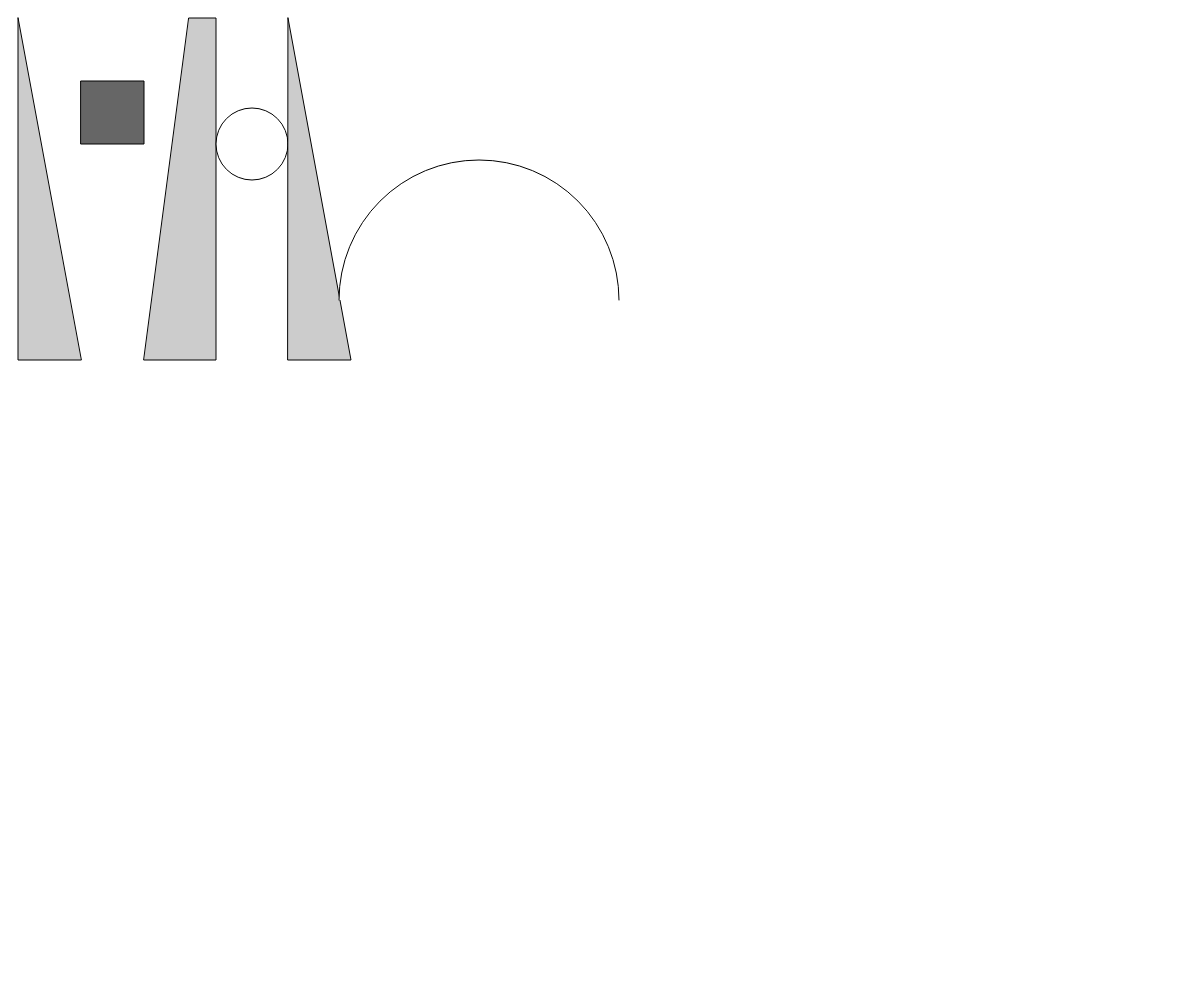
Frame 1 (no input)
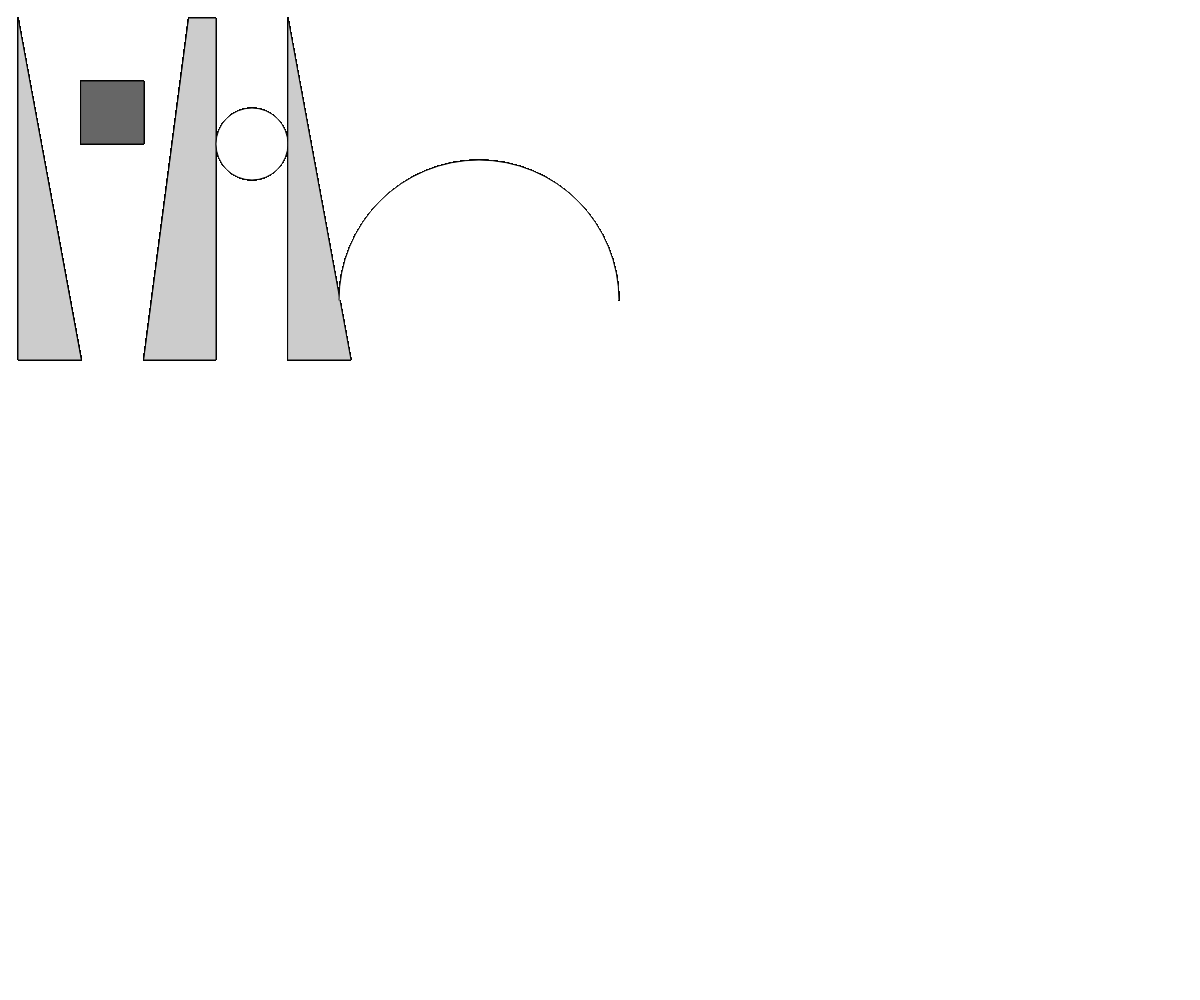
Frame 60 (no input)
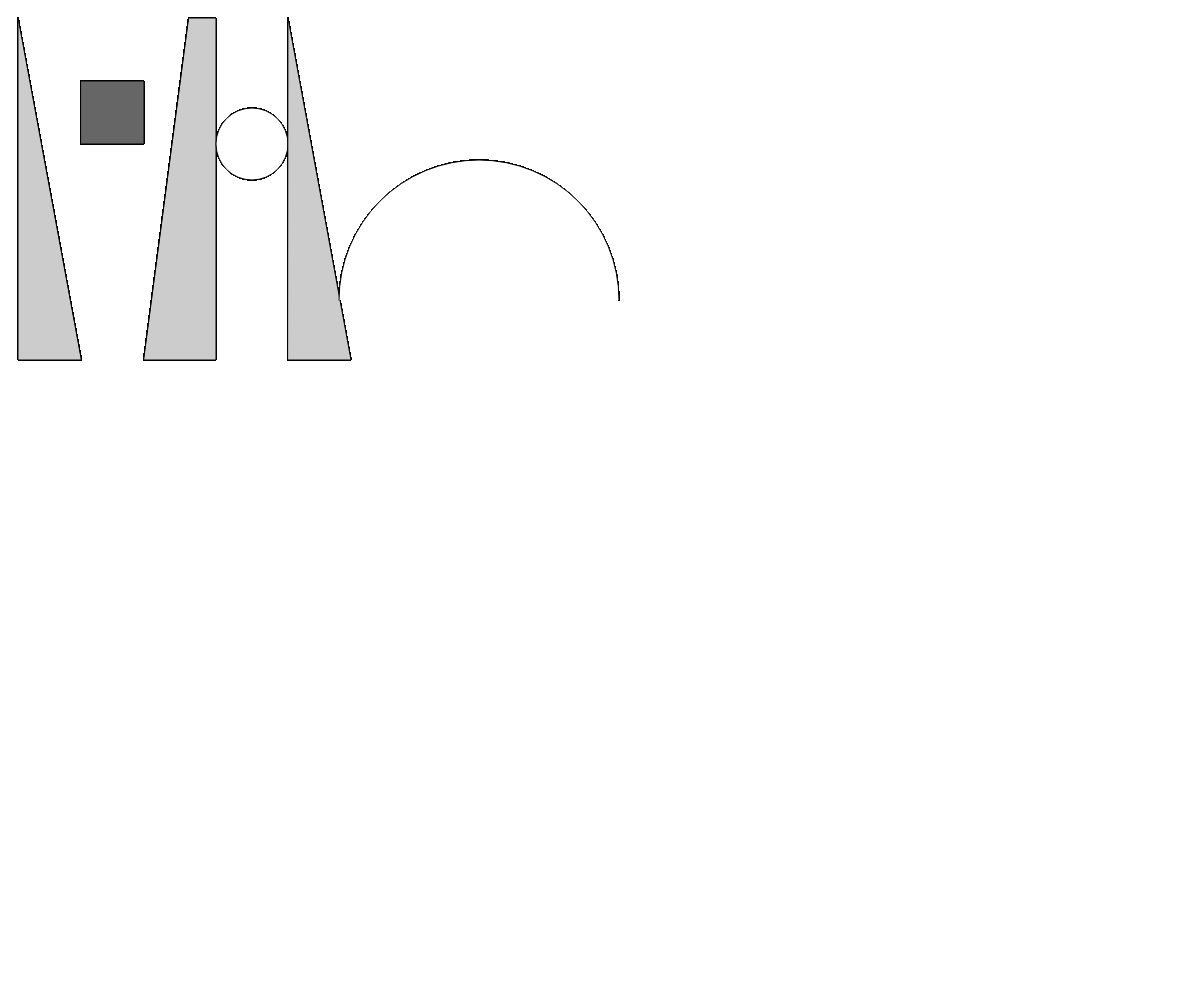
Frame 120 (the mouse pressed at the canvas centre since frame 60)

The p5.js sketch that drew these frames (run headless with seeded random() and noise() and a simulated clock; from frame 60 on, the mouse is pressed at the canvas centre):

// p5.js sketch
// ── sketch.js
/**
 * http://p5js.org/examples/examples/Form_Shape_Primitives.php
 */

function setup() {
  // uncomment this line to make the canvas the full size of the window
  createCanvas(windowWidth, windowHeight);
}

function draw() {
  fill(204);
  triangle(18, 18, 18, 360, 81, 360);

  fill(102);
  rect(81, 81, 63, 63);

  fill(204);
  quad(189, 18, 216, 18, 216, 360, 144, 360);

  fill(255);
  ellipse(252, 144, 72, 72);

  fill(204);
  triangle(288, 18, 351, 360, 288, 360);

  fill(255);
  arc(479, 300, 280, 280, PI, TWO_PI);
}
